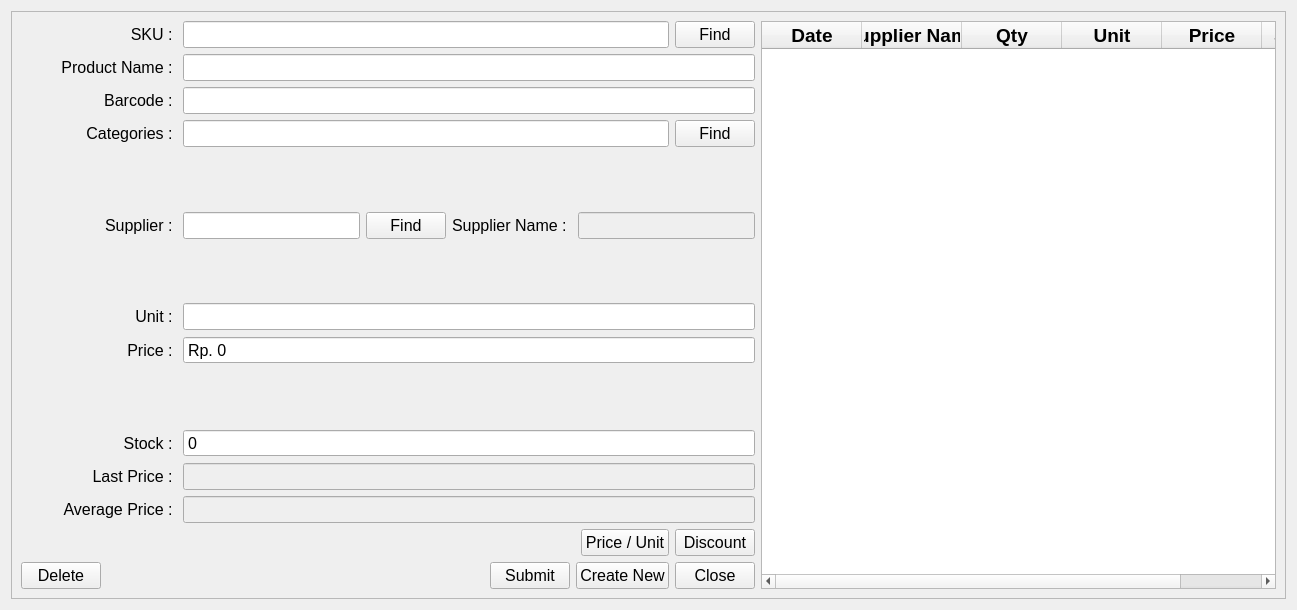
<?xml version="1.0" encoding="UTF-8"?>
<ui version="4.0">
 <class>Form</class>
 <widget class="QWidget" name="Form">
  <property name="geometry">
   <rect>
    <x>0</x>
    <y>0</y>
    <width>1297</width>
    <height>610</height>
   </rect>
  </property>
  <property name="windowTitle">
   <string>Master Stock</string>
  </property>
  <layout class="QGridLayout" name="gridLayout_2">
   <item row="0" column="0">
    <widget class="QFrame" name="frame">
     <property name="frameShape">
      <enum>QFrame::StyledPanel</enum>
     </property>
     <property name="frameShadow">
      <enum>QFrame::Raised</enum>
     </property>
     <layout class="QGridLayout" name="gridLayout">
      <item row="0" column="0">
       <layout class="QHBoxLayout" name="horizontalLayout_14">
        <item>
         <layout class="QVBoxLayout" name="verticalLayout_3">
          <item>
           <layout class="QVBoxLayout" name="verticalLayout_2">
            <item>
             <layout class="QFormLayout" name="formLayout">
              <item row="0" column="1">
               <layout class="QHBoxLayout" name="horizontalLayout">
                <item>
                 <widget class="QLabel" name="sku_master_stock_label">
                  <property name="minimumSize">
                   <size>
                    <width>150</width>
                    <height>0</height>
                   </size>
                  </property>
                  <property name="font">
                   <font>
                    <pointsize>12</pointsize>
                   </font>
                  </property>
                  <property name="text">
                   <string>SKU : </string>
                  </property>
                  <property name="alignment">
                   <set>Qt::AlignRight|Qt::AlignTrailing|Qt::AlignVCenter</set>
                  </property>
                 </widget>
                </item>
                <item>
                 <widget class="QLineEdit" name="sku_master_stock_input">
                  <property name="font">
                   <font>
                    <pointsize>12</pointsize>
                   </font>
                  </property>
                 </widget>
                </item>
                <item>
                 <widget class="QPushButton" name="find_sku_master_stock_button">
                  <property name="font">
                   <font>
                    <pointsize>12</pointsize>
                   </font>
                  </property>
                  <property name="text">
                   <string>Find</string>
                  </property>
                 </widget>
                </item>
               </layout>
              </item>
              <item row="1" column="1">
               <layout class="QHBoxLayout" name="horizontalLayout_5">
                <item>
                 <widget class="QLabel" name="product_name_master_stock_label">
                  <property name="minimumSize">
                   <size>
                    <width>150</width>
                    <height>0</height>
                   </size>
                  </property>
                  <property name="font">
                   <font>
                    <pointsize>12</pointsize>
                   </font>
                  </property>
                  <property name="text">
                   <string>Product Name : </string>
                  </property>
                  <property name="alignment">
                   <set>Qt::AlignRight|Qt::AlignTrailing|Qt::AlignVCenter</set>
                  </property>
                 </widget>
                </item>
                <item>
                 <widget class="QLineEdit" name="product_name_master_stock_input">
                  <property name="font">
                   <font>
                    <pointsize>12</pointsize>
                   </font>
                  </property>
                 </widget>
                </item>
               </layout>
              </item>
              <item row="2" column="1">
               <layout class="QHBoxLayout" name="horizontalLayout_6">
                <item>
                 <widget class="QLabel" name="barcode_master_stock_label">
                  <property name="minimumSize">
                   <size>
                    <width>150</width>
                    <height>0</height>
                   </size>
                  </property>
                  <property name="font">
                   <font>
                    <pointsize>12</pointsize>
                   </font>
                  </property>
                  <property name="text">
                   <string>Barcode : </string>
                  </property>
                  <property name="alignment">
                   <set>Qt::AlignRight|Qt::AlignTrailing|Qt::AlignVCenter</set>
                  </property>
                 </widget>
                </item>
                <item>
                 <widget class="QLineEdit" name="barcode_master_stock_input">
                  <property name="font">
                   <font>
                    <pointsize>12</pointsize>
                   </font>
                  </property>
                 </widget>
                </item>
               </layout>
              </item>
              <item row="3" column="1">
               <layout class="QHBoxLayout" name="horizontalLayout_2">
                <item>
                 <widget class="QLabel" name="category_master_stock_label">
                  <property name="minimumSize">
                   <size>
                    <width>150</width>
                    <height>0</height>
                   </size>
                  </property>
                  <property name="font">
                   <font>
                    <pointsize>12</pointsize>
                   </font>
                  </property>
                  <property name="text">
                   <string>Categories : </string>
                  </property>
                  <property name="alignment">
                   <set>Qt::AlignRight|Qt::AlignTrailing|Qt::AlignVCenter</set>
                  </property>
                 </widget>
                </item>
                <item>
                 <widget class="QLineEdit" name="category_master_stock_input">
                  <property name="font">
                   <font>
                    <pointsize>12</pointsize>
                   </font>
                  </property>
                 </widget>
                </item>
                <item>
                 <widget class="QPushButton" name="find_category_master_stock_button">
                  <property name="font">
                   <font>
                    <pointsize>12</pointsize>
                   </font>
                  </property>
                  <property name="text">
                   <string>Find</string>
                  </property>
                 </widget>
                </item>
               </layout>
              </item>
              <item row="4" column="1">
               <spacer name="verticalSpacer_3">
                <property name="orientation">
                 <enum>Qt::Vertical</enum>
                </property>
                <property name="sizeHint" stdset="0">
                 <size>
                  <width>728</width>
                  <height>38</height>
                 </size>
                </property>
               </spacer>
              </item>
              <item row="5" column="1">
               <layout class="QHBoxLayout" name="horizontalLayout_3">
                <item>
                 <widget class="QLabel" name="supplier_master_stock_label">
                  <property name="minimumSize">
                   <size>
                    <width>150</width>
                    <height>0</height>
                   </size>
                  </property>
                  <property name="font">
                   <font>
                    <pointsize>12</pointsize>
                   </font>
                  </property>
                  <property name="text">
                   <string>Supplier : </string>
                  </property>
                  <property name="alignment">
                   <set>Qt::AlignRight|Qt::AlignTrailing|Qt::AlignVCenter</set>
                  </property>
                 </widget>
                </item>
                <item>
                 <widget class="QLineEdit" name="supplier_master_stock_input">
                  <property name="font">
                   <font>
                    <pointsize>12</pointsize>
                   </font>
                  </property>
                 </widget>
                </item>
                <item>
                 <widget class="QPushButton" name="find_supplier_master_stock_button">
                  <property name="font">
                   <font>
                    <pointsize>12</pointsize>
                   </font>
                  </property>
                  <property name="text">
                   <string>Find</string>
                  </property>
                 </widget>
                </item>
                <item>
                 <widget class="QLabel" name="supplier_name_master_stock_label">
                  <property name="font">
                   <font>
                    <pointsize>12</pointsize>
                   </font>
                  </property>
                  <property name="text">
                   <string>Supplier Name : </string>
                  </property>
                 </widget>
                </item>
                <item>
                 <widget class="QLineEdit" name="supplier_name_master_stock_input">
                  <property name="enabled">
                   <bool>false</bool>
                  </property>
                  <property name="font">
                   <font>
                    <pointsize>12</pointsize>
                   </font>
                  </property>
                 </widget>
                </item>
               </layout>
              </item>
              <item row="6" column="1">
               <spacer name="verticalSpacer_4">
                <property name="orientation">
                 <enum>Qt::Vertical</enum>
                </property>
                <property name="sizeHint" stdset="0">
                 <size>
                  <width>728</width>
                  <height>38</height>
                 </size>
                </property>
               </spacer>
              </item>
              <item row="7" column="1">
               <layout class="QHBoxLayout" name="horizontalLayout_7">
                <item>
                 <widget class="QLabel" name="unit_master_stock_label">
                  <property name="minimumSize">
                   <size>
                    <width>150</width>
                    <height>0</height>
                   </size>
                  </property>
                  <property name="font">
                   <font>
                    <pointsize>12</pointsize>
                   </font>
                  </property>
                  <property name="text">
                   <string>Unit : </string>
                  </property>
                  <property name="alignment">
                   <set>Qt::AlignRight|Qt::AlignTrailing|Qt::AlignVCenter</set>
                  </property>
                 </widget>
                </item>
                <item>
                 <widget class="QLineEdit" name="unit_master_stock_input">
                  <property name="font">
                   <font>
                    <pointsize>12</pointsize>
                   </font>
                  </property>
                 </widget>
                </item>
               </layout>
              </item>
              <item row="8" column="1">
               <layout class="QHBoxLayout" name="horizontalLayout_8">
                <item>
                 <widget class="QLabel" name="price_master_stock_label">
                  <property name="minimumSize">
                   <size>
                    <width>150</width>
                    <height>0</height>
                   </size>
                  </property>
                  <property name="font">
                   <font>
                    <pointsize>12</pointsize>
                   </font>
                  </property>
                  <property name="text">
                   <string>Price : </string>
                  </property>
                  <property name="alignment">
                   <set>Qt::AlignRight|Qt::AlignTrailing|Qt::AlignVCenter</set>
                  </property>
                 </widget>
                </item>
                <item>
                 <widget class="QSpinBox" name="price_master_stock_input">
                  <property name="sizePolicy">
                   <sizepolicy hsizetype="Expanding" vsizetype="Fixed">
                    <horstretch>0</horstretch>
                    <verstretch>0</verstretch>
                   </sizepolicy>
                  </property>
                  <property name="font">
                   <font>
                    <pointsize>12</pointsize>
                   </font>
                  </property>
                  <property name="buttonSymbols">
                   <enum>QAbstractSpinBox::NoButtons</enum>
                  </property>
                  <property name="prefix">
                   <string>Rp. </string>
                  </property>
                  <property name="maximum">
                   <number>999999999</number>
                  </property>
                 </widget>
                </item>
               </layout>
              </item>
              <item row="9" column="1">
               <spacer name="verticalSpacer_2">
                <property name="orientation">
                 <enum>Qt::Vertical</enum>
                </property>
                <property name="sizeHint" stdset="0">
                 <size>
                  <width>728</width>
                  <height>38</height>
                 </size>
                </property>
               </spacer>
              </item>
              <item row="11" column="1">
               <layout class="QHBoxLayout" name="horizontalLayout_10">
                <item>
                 <widget class="QLabel" name="last_price_master_stock_label">
                  <property name="minimumSize">
                   <size>
                    <width>150</width>
                    <height>0</height>
                   </size>
                  </property>
                  <property name="font">
                   <font>
                    <pointsize>12</pointsize>
                   </font>
                  </property>
                  <property name="text">
                   <string>Last Price : </string>
                  </property>
                  <property name="alignment">
                   <set>Qt::AlignRight|Qt::AlignTrailing|Qt::AlignVCenter</set>
                  </property>
                 </widget>
                </item>
                <item>
                 <widget class="QLineEdit" name="last_price_master_stock_input">
                  <property name="enabled">
                   <bool>false</bool>
                  </property>
                  <property name="font">
                   <font>
                    <pointsize>12</pointsize>
                   </font>
                  </property>
                 </widget>
                </item>
               </layout>
              </item>
              <item row="12" column="1">
               <layout class="QHBoxLayout" name="horizontalLayout_11">
                <item>
                 <widget class="QLabel" name="average_price_master_stock_label">
                  <property name="minimumSize">
                   <size>
                    <width>150</width>
                    <height>0</height>
                   </size>
                  </property>
                  <property name="font">
                   <font>
                    <pointsize>12</pointsize>
                   </font>
                  </property>
                  <property name="text">
                   <string>Average Price : </string>
                  </property>
                  <property name="alignment">
                   <set>Qt::AlignRight|Qt::AlignTrailing|Qt::AlignVCenter</set>
                  </property>
                 </widget>
                </item>
                <item>
                 <widget class="QLineEdit" name="average_price_master_stock_input">
                  <property name="enabled">
                   <bool>false</bool>
                  </property>
                  <property name="font">
                   <font>
                    <pointsize>12</pointsize>
                   </font>
                  </property>
                 </widget>
                </item>
               </layout>
              </item>
              <item row="10" column="1">
               <layout class="QHBoxLayout" name="horizontalLayout_9">
                <item>
                 <widget class="QLabel" name="stock_master_stock_label">
                  <property name="minimumSize">
                   <size>
                    <width>150</width>
                    <height>0</height>
                   </size>
                  </property>
                  <property name="font">
                   <font>
                    <pointsize>12</pointsize>
                   </font>
                  </property>
                  <property name="text">
                   <string>Stock : </string>
                  </property>
                  <property name="alignment">
                   <set>Qt::AlignRight|Qt::AlignTrailing|Qt::AlignVCenter</set>
                  </property>
                 </widget>
                </item>
                <item>
                 <widget class="QSpinBox" name="stock_master_stock_input">
                  <property name="sizePolicy">
                   <sizepolicy hsizetype="Expanding" vsizetype="Fixed">
                    <horstretch>0</horstretch>
                    <verstretch>0</verstretch>
                   </sizepolicy>
                  </property>
                  <property name="font">
                   <font>
                    <pointsize>12</pointsize>
                   </font>
                  </property>
                  <property name="buttonSymbols">
                   <enum>QAbstractSpinBox::NoButtons</enum>
                  </property>
                  <property name="maximum">
                   <number>999999999</number>
                  </property>
                 </widget>
                </item>
               </layout>
              </item>
             </layout>
            </item>
           </layout>
          </item>
          <item>
           <layout class="QVBoxLayout" name="verticalLayout">
            <item>
             <layout class="QHBoxLayout" name="horizontalLayout_13">
              <item>
               <spacer name="horizontalSpacer_2">
                <property name="orientation">
                 <enum>Qt::Horizontal</enum>
                </property>
                <property name="sizeHint" stdset="0">
                 <size>
                  <width>40</width>
                  <height>20</height>
                 </size>
                </property>
               </spacer>
              </item>
              <item>
               <widget class="QPushButton" name="price_unit_master_stock_button">
                <property name="font">
                 <font>
                  <pointsize>12</pointsize>
                 </font>
                </property>
                <property name="text">
                 <string>Price / Unit</string>
                </property>
               </widget>
              </item>
              <item>
               <widget class="QPushButton" name="discount_master_stock_button">
                <property name="font">
                 <font>
                  <pointsize>12</pointsize>
                 </font>
                </property>
                <property name="text">
                 <string>Discount</string>
                </property>
               </widget>
              </item>
             </layout>
            </item>
            <item>
             <layout class="QHBoxLayout" name="horizontalLayout_12">
              <item>
               <widget class="QPushButton" name="delete_master_stock_button">
                <property name="font">
                 <font>
                  <pointsize>12</pointsize>
                 </font>
                </property>
                <property name="text">
                 <string>Delete</string>
                </property>
               </widget>
              </item>
              <item>
               <spacer name="horizontalSpacer">
                <property name="orientation">
                 <enum>Qt::Horizontal</enum>
                </property>
                <property name="sizeHint" stdset="0">
                 <size>
                  <width>40</width>
                  <height>20</height>
                 </size>
                </property>
               </spacer>
              </item>
              <item>
               <widget class="QPushButton" name="submit_master_stock_button">
                <property name="font">
                 <font>
                  <pointsize>12</pointsize>
                 </font>
                </property>
                <property name="text">
                 <string>Submit</string>
                </property>
               </widget>
              </item>
              <item>
               <widget class="QPushButton" name="create_new_master_stock_button">
                <property name="font">
                 <font>
                  <pointsize>12</pointsize>
                 </font>
                </property>
                <property name="text">
                 <string>Create New</string>
                </property>
               </widget>
              </item>
              <item>
               <widget class="QPushButton" name="close_master_stock_button">
                <property name="font">
                 <font>
                  <pointsize>12</pointsize>
                 </font>
                </property>
                <property name="text">
                 <string>Close</string>
                </property>
               </widget>
              </item>
             </layout>
            </item>
           </layout>
          </item>
         </layout>
        </item>
        <item>
         <widget class="QTableWidget" name="purchasing_history_in_master_stock_table">
          <property name="minimumSize">
           <size>
            <width>0</width>
            <height>0</height>
           </size>
          </property>
          <column>
           <property name="text">
            <string>Date</string>
           </property>
           <property name="font">
            <font>
             <pointsize>14</pointsize>
             <weight>75</weight>
             <bold>true</bold>
            </font>
           </property>
           <property name="textAlignment">
            <set>AlignCenter</set>
           </property>
          </column>
          <column>
           <property name="text">
            <string>Supplier Name</string>
           </property>
           <property name="font">
            <font>
             <pointsize>14</pointsize>
             <weight>75</weight>
             <bold>true</bold>
            </font>
           </property>
           <property name="textAlignment">
            <set>AlignCenter</set>
           </property>
          </column>
          <column>
           <property name="text">
            <string>Qty</string>
           </property>
           <property name="font">
            <font>
             <pointsize>14</pointsize>
             <weight>75</weight>
             <bold>true</bold>
            </font>
           </property>
           <property name="textAlignment">
            <set>AlignCenter</set>
           </property>
          </column>
          <column>
           <property name="text">
            <string>Unit</string>
           </property>
           <property name="font">
            <font>
             <pointsize>14</pointsize>
             <weight>75</weight>
             <bold>true</bold>
            </font>
           </property>
           <property name="textAlignment">
            <set>AlignCenter</set>
           </property>
          </column>
          <column>
           <property name="text">
            <string>Price</string>
           </property>
           <property name="font">
            <font>
             <pointsize>14</pointsize>
             <weight>75</weight>
             <bold>true</bold>
            </font>
           </property>
           <property name="textAlignment">
            <set>AlignCenter</set>
           </property>
          </column>
          <column>
           <property name="text">
            <string>Subtotal</string>
           </property>
           <property name="font">
            <font>
             <pointsize>14</pointsize>
             <weight>75</weight>
             <bold>true</bold>
            </font>
           </property>
           <property name="textAlignment">
            <set>AlignCenter</set>
           </property>
          </column>
         </widget>
        </item>
       </layout>
      </item>
     </layout>
    </widget>
   </item>
  </layout>
 </widget>
 <resources/>
 <connections/>
</ui>
